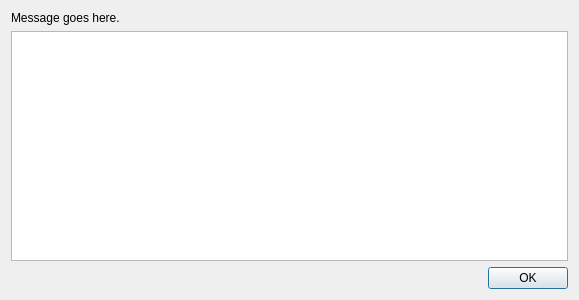
<?xml version="1.0" encoding="UTF-8"?>
<ui version="4.0">
 <class>ListOfStringsDialog</class>
 <widget class="QDialog" name="ListOfStringsDialog">
  <property name="geometry">
   <rect>
    <x>0</x>
    <y>0</y>
    <width>579</width>
    <height>300</height>
   </rect>
  </property>
  <property name="windowTitle">
   <string>Dialog</string>
  </property>
  <layout class="QGridLayout" name="gridLayout">
   <item row="0" column="0">
    <widget class="QLabel" name="message">
     <property name="text">
      <string>Message goes here.</string>
     </property>
     <property name="wordWrap">
      <bool>true</bool>
     </property>
    </widget>
   </item>
   <item row="1" column="0">
    <widget class="QListWidget" name="listWidget"/>
   </item>
   <item row="2" column="0">
    <widget class="QDialogButtonBox" name="buttonBox">
     <property name="orientation">
      <enum>Qt::Horizontal</enum>
     </property>
     <property name="standardButtons">
      <set>QDialogButtonBox::Ok</set>
     </property>
    </widget>
   </item>
  </layout>
 </widget>
 <resources/>
 <connections>
  <connection>
   <sender>buttonBox</sender>
   <signal>accepted()</signal>
   <receiver>ListOfStringsDialog</receiver>
   <slot>accept()</slot>
   <hints>
    <hint type="sourcelabel">
     <x>248</x>
     <y>254</y>
    </hint>
    <hint type="destinationlabel">
     <x>157</x>
     <y>274</y>
    </hint>
   </hints>
  </connection>
  <connection>
   <sender>buttonBox</sender>
   <signal>rejected()</signal>
   <receiver>ListOfStringsDialog</receiver>
   <slot>reject()</slot>
   <hints>
    <hint type="sourcelabel">
     <x>316</x>
     <y>260</y>
    </hint>
    <hint type="destinationlabel">
     <x>286</x>
     <y>274</y>
    </hint>
   </hints>
  </connection>
 </connections>
</ui>
